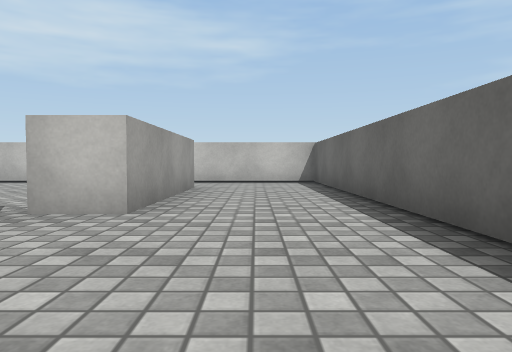
[1] (above)

16 first-person views from a walk through a Unity game level. The camera is 0.51 m above the floor, tilts 2° down and sees 70° across. The floor is counted in squares, 1 m on a side. Each view is taken from the middle of a square. On the plan, view 1 faces up. The plan holds only what a view shows up to about 9 squares ahead; the rest is blank. The player is left out. Surface patterns are stand-ins for the level's own textures.

[2]
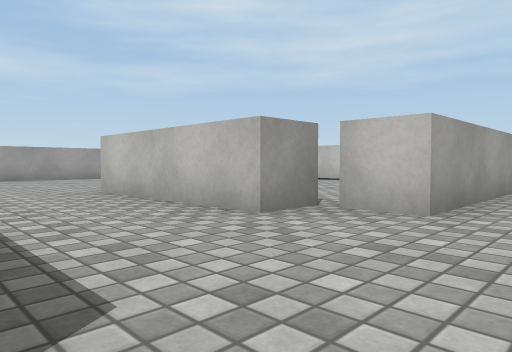

[3]
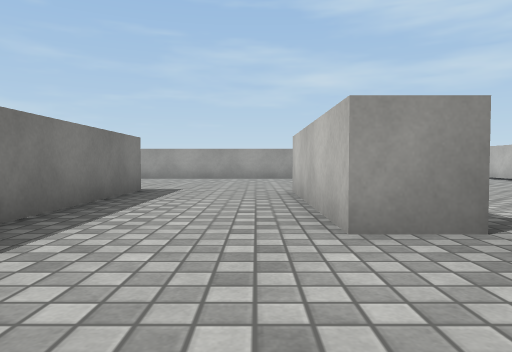

[4]
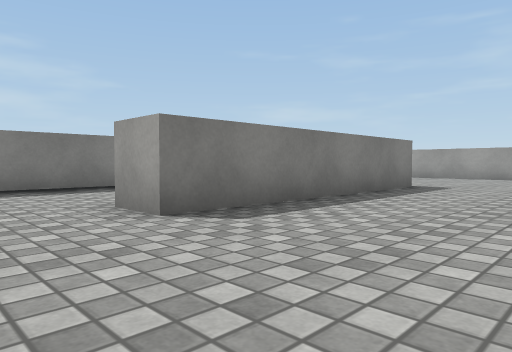

[5]
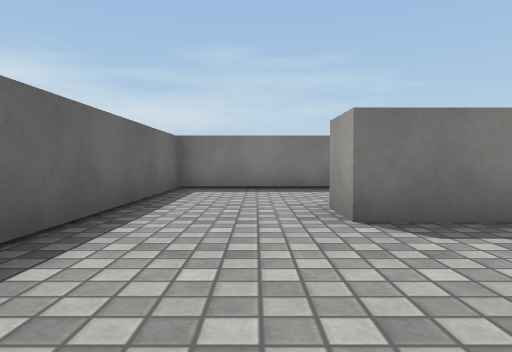

[6]
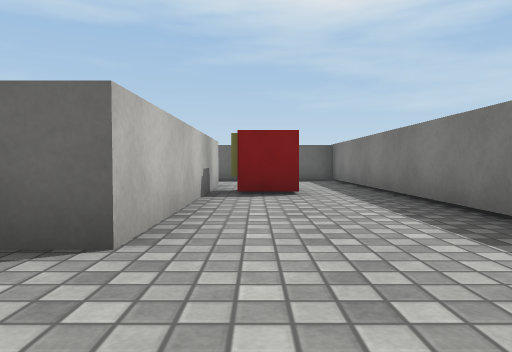

[7]
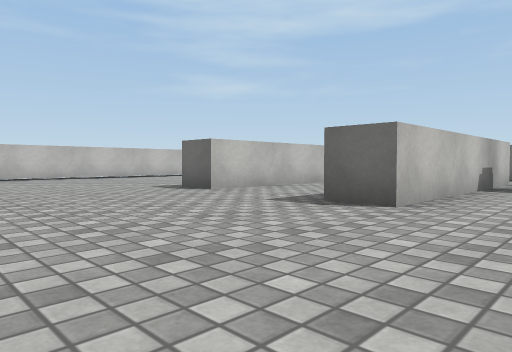

[8]
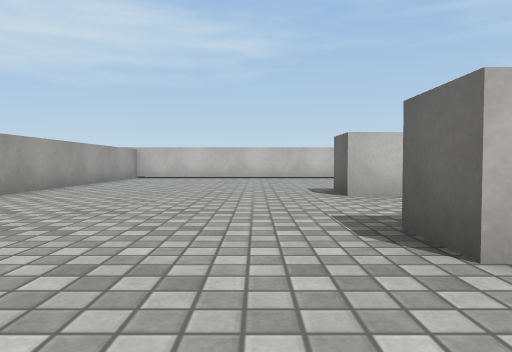

[9]
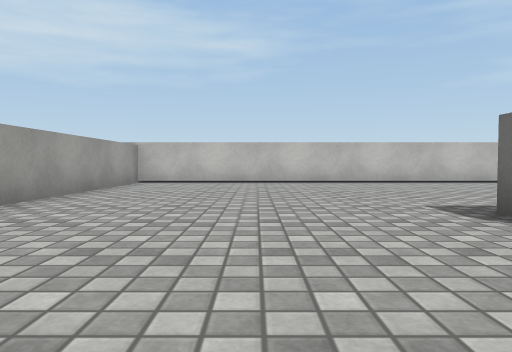

[10]
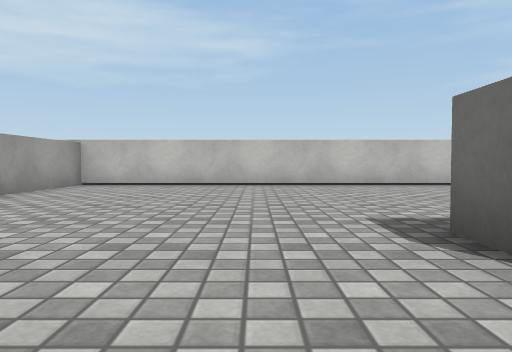

[11]
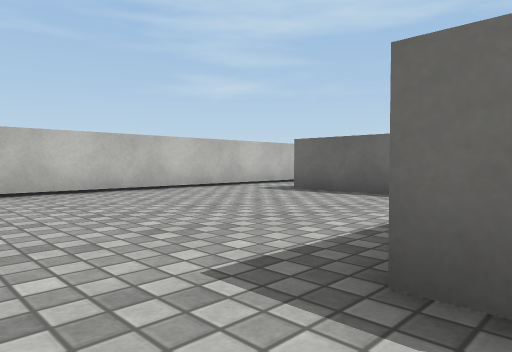

[12]
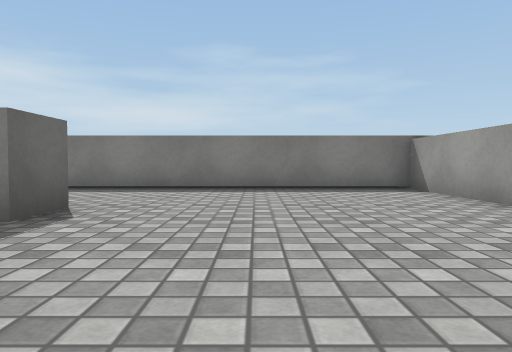

[13]
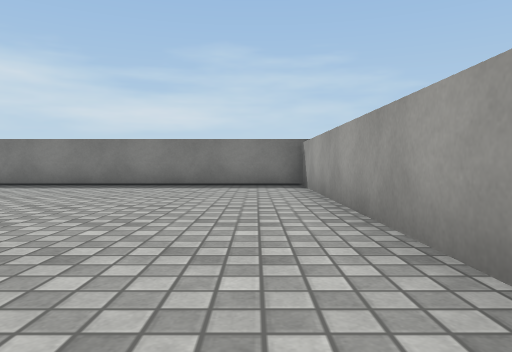

[14]
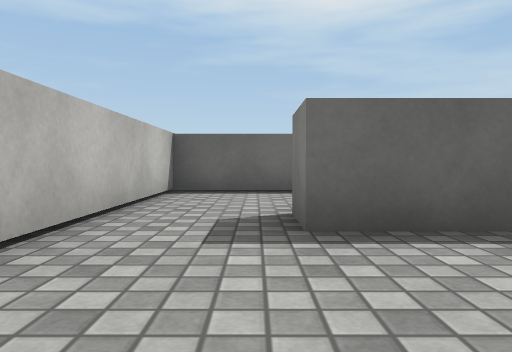

[15]
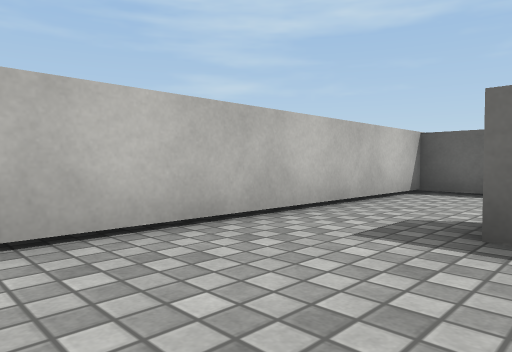

[16]
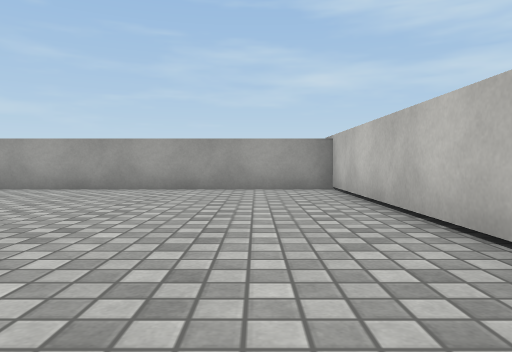

### Floor plan
Points are (right, up) in squares from view 1. A wall is a line through its corners. A room is listed if a view was taken in it or the views show most of it. See-through windows are left out.
Room 1 (views 1, 2, 6, 7, 8, 9, 10, 11, 12, 13, 14, 15, 16)
walls: (-2.6, 2.7) (-6.6, 2.7) (-6.6, 3.8); (-2.3, 5.6) (-2.3, 7.6) (-1.3, 7.6); (-0.8, -0.2) (-0.8, -1.2) (-6.9, -1.2) (-6.9, -0.2) (-2.5, -0.2); (-1.5, 9.5) (-12.1, 9.5) (-12.1, -4.2) (1.5, -4.2) (1.5, 0.5)
ways out: opening at (-3, 1.5) to room 2; opening at (-2, 8.5) to room 2; opening at (0.5, -0.5) to room 2
objects: other object (-3, -2) to (-2, -2)
Room 2 (views 3, 4, 5)
walls: (-1.3, 7.6) (-1.3, 3.6) (-2.6, 3.6) (-2.6, 2.7); (1.5, 0.5) (1.5, 9.5) (-1.5, 9.5); (-2.5, -0.2) (-0.8, -0.2)
ways out: opening at (-3, 1.5) to room 1; opening at (-2, 8.5) to room 1; opening at (0.5, -0.5) to room 1

Where each view was taken, in squares from view 1:
view 1: 0 up, 0 right, facing up
view 2: 0 up, 0 right, facing up-left
view 3: 2 up, 0 right, facing left
view 4: 3 up, 1 right, facing down-left
view 5: 3 up, 0 right, facing down
view 6: 2 down, 9 left, facing right
view 7: 3 down, 11 left, facing up-right
view 8: 3 down, 8 left, facing up
view 9: 0 up, 9 left, facing up
view 10: 1 up, 8 left, facing up
view 11: 3 up, 8 left, facing up-right
view 12: 3 up, 9 left, facing down
view 13: 4 up, 11 left, facing down
view 14: 8 up, 5 left, facing right
view 15: 7 up, 5 left, facing up-right
view 16: 8 up, 5 left, facing left
